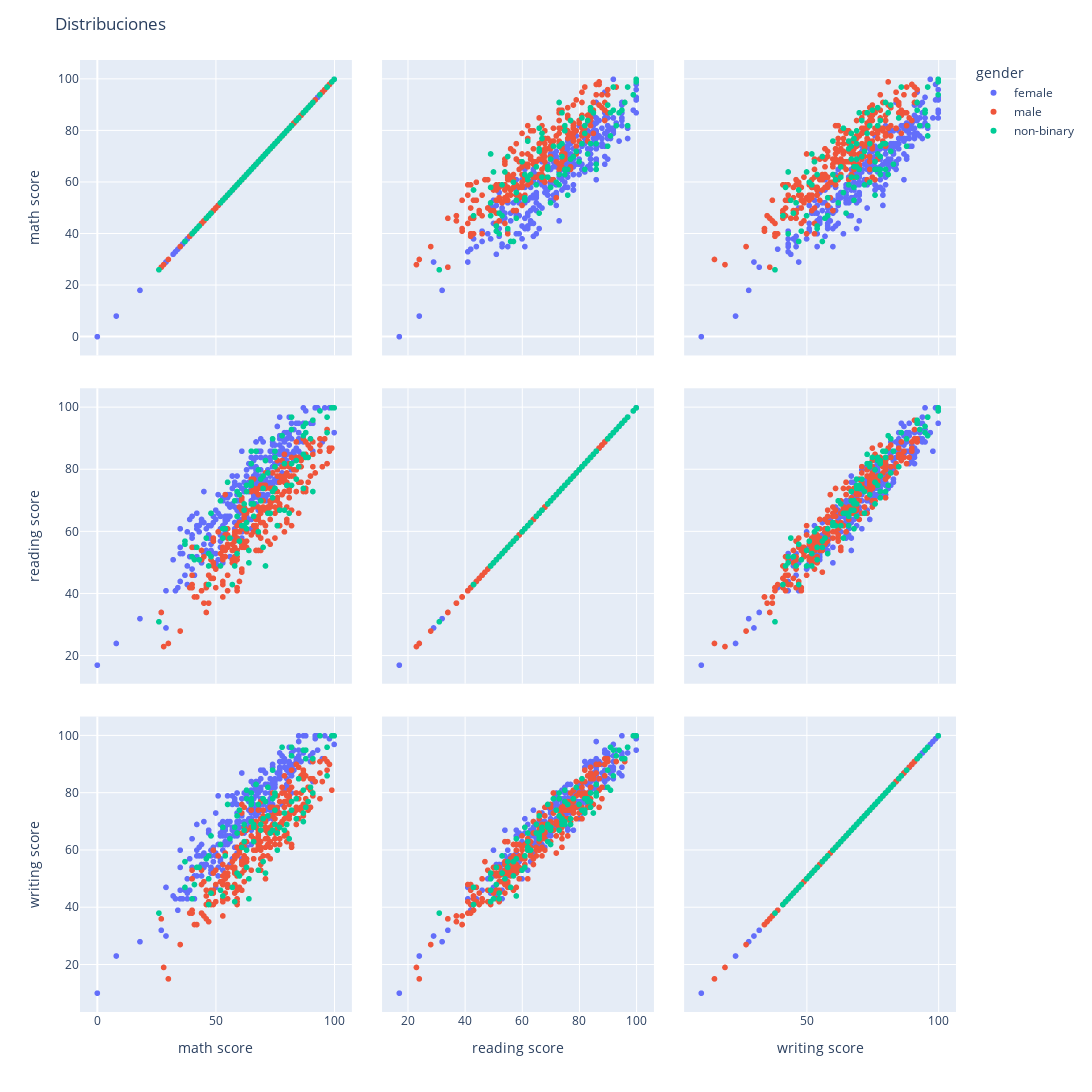

Notebook code cell kept with this figure:
### Markdown cell above
## Punto4. ¿existe correlación entre los puntajes obtenidos? 

Realizando un análisis de dispersión se logra observar una fuerte relación lineal entre las tres variables de calificación, razón por la cual se decide hacer un análisis de correlación de spearman encontrando que entre las tres tienen correlación por encima del 80%

### Code cell
plt.figure(figsize = (10, 10))

fig = px.scatter_matrix(df,
    dimensions = df.columns[5:], color = 'gender')

fig.update_layout(
    title = 'Distribuciones',
    width = 1100,
    height = 1100,
)
fig.show()

### Figure 1 — Plotly figure (JSON) as saved in the notebook; plotly's stock layout.template omitted (floating-point values rounded to 4 significant figures; data arrays with more than 128 entries replaced by an {"elided": "..."} marker saying what was removed)
{"data": [{"dimensions": [{"axis": {"matches": true}, "label": "math score", "values": {"elided": "301 int values"}}, {"axis": {"matches": true}, "label": "reading score", "values": {"elided": "301 int values"}}, {"axis": {"matches": true}, "label": "writing score", "values": {"elided": "301 int values"}}], "hovertemplate": "gender=female<br>%{xaxis.title.text}=%{x}<br>%{yaxis.title.text}=%{y}<extra></extra>", "legendgroup": "female", "marker": {"color": "#636efa", "symbol": "circle"}, "name": "female", "showlegend": true, "type": "splom"}, {"dimensions": [{"axis": {"matches": true}, "label": "math score", "values": {"elided": "271 int values"}}, {"axis": {"matches": true}, "label": "reading score", "values": {"elided": "271 int values"}}, {"axis": {"matches": true}, "label": "writing score", "values": {"elided": "271 int values"}}], "hovertemplate": "gender=male<br>%{xaxis.title.text}=%{x}<br>%{yaxis.title.text}=%{y}<extra></extra>", "legendgroup": "male", "marker": {"color": "#EF553B", "symbol": "circle"}, "name": "male", "showlegend": true, "type": "splom"}, {"dimensions": [{"axis": {"matches": true}, "label": "math score", "values": [88, 40, 66, 65, 59, 60, 41, 47, 79, 99, 82, 87, 70, 42, 57, 88, 77, 43, 52, 48, 66, 69, 74, 87, 87, 75, 58, 68, 63, 88, 58, 47, 65, 70, 75, 82, 46, 84, 82, 71, 84, 74, 73, 79, 37, 26, 76, 70, 66, 63, 64, 71, 97, 91, 53, 63, 65, 48, 60, 82, 68, 62, 94, 53, 91, 74, 47, 65, 37, 59, 62, 76, 72, 89, 87, 75, 65, 64, 80, 97, 52, 59, 90, 100, 69, 85, 72, 78, 81, 61, 54, 62, 56, 63, 75, 67, 65, 55]}, {"axis": {"matches": true}, "label": "reading score", "values": [95, 52, 69, 75, 65, 72, 51, 49, 67, 100, 82, 74, 55, 55, 43, 84, 67, 51, 70, 52, 65, 77, 71, 91, 85, 74, 70, 60, 75, 92, 49, 53, 86, 78, 86, 75, 58, 77, 97, 83, 83, 73, 66, 82, 56, 31, 62, 74, 69, 61, 50, 49, 92, 96, 61, 73, 76, 66, 57, 93, 80, 67, 99, 58, 73, 90, 43, 75, 57, 73, 62, 62, 79, 84, 94, 81, 69, 54, 75, 97, 49, 53, 90, 100, 70, 81, 66, 91, 66, 62, 61, 69, 58, 63, 84, 86, 82, 76]}, {"axis": {"matches": true}, "label": "writing score", "values": [92, 43, 63, 70, 66, 74, 48, 50, 67, 100, 74, 70, 56, 54, 47, 75, 68, 54, 62, 45, 69, 69, 78, 81, 73, 69, 68, 53, 81, 95, 42, 58, 80, 78, 79, 77, 57, 71, 96, 77, 78, 67, 66, 73, 47, 38, 66, 71, 68, 54, 43, 52, 86, 92, 68, 78, 76, 65, 51, 93, 76, 67, 100, 44, 80, 88, 41, 77, 56, 72, 63, 60, 82, 77, 95, 74, 76, 50, 69, 96, 46, 52, 82, 100, 67, 85, 72, 96, 64, 61, 58, 69, 64, 60, 80, 83, 78, 76]}], "hovertemplate": "gender=non-binary<br>%{xaxis.title.text}=%{x}<br>%{yaxis.title.text}=%{y}<extra></extra>", "legendgroup": "non-binary", "marker": {"color": "#00cc96", "symbol": "circle"}, "name": "non-binary", "showlegend": true, "type": "splom"}], "layout": {"dragmode": "select", "height": 1100, "legend": {"title": {"text": "gender"}, "tracegroupgap": 0}, "margin": {"t": 60}, "title": {"text": "Distribuciones"}, "width": 1100}}
